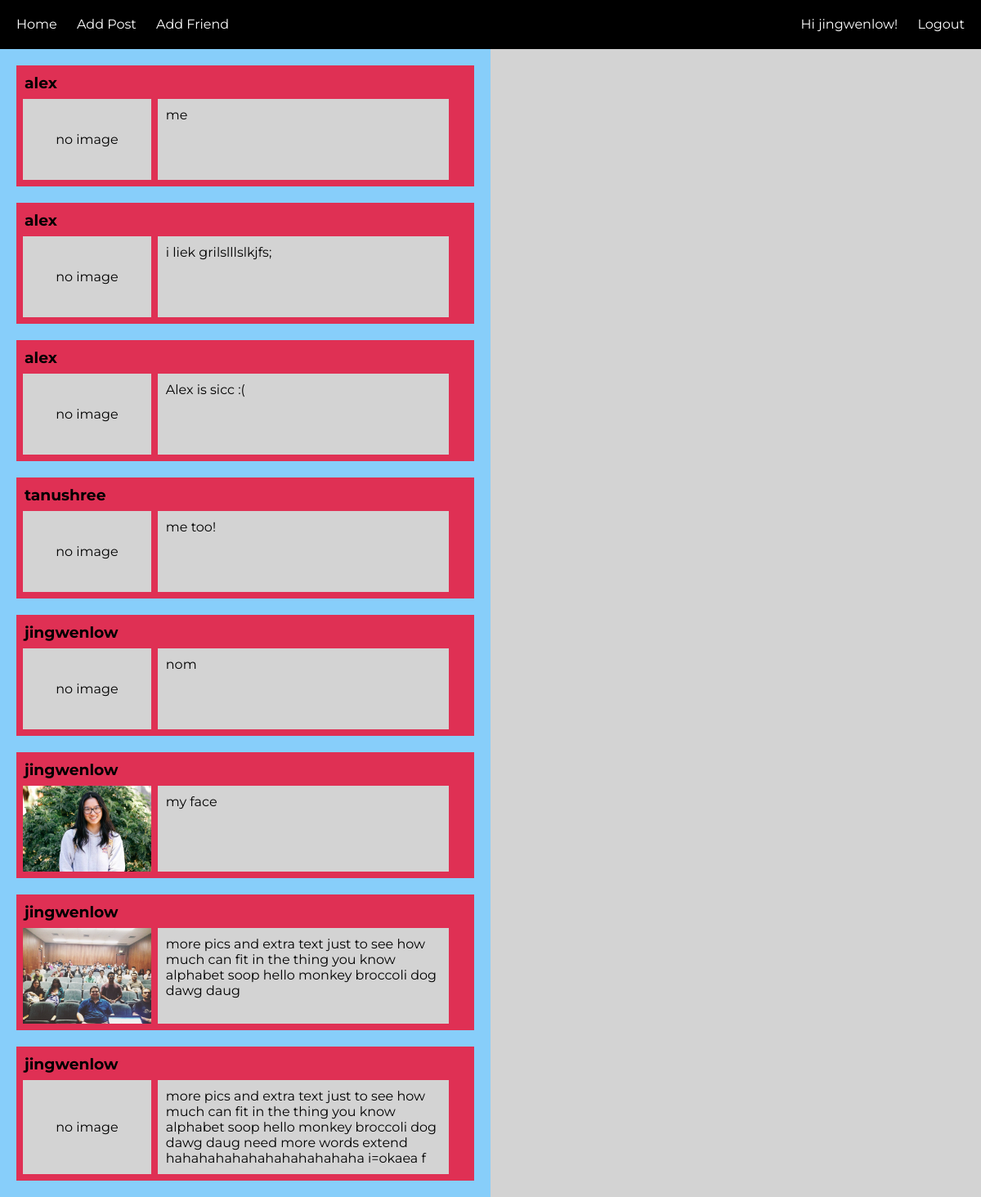
The page /home (signed in) on the database its author committed.
### users/models.py (models this page shows, shortened)
class CustomUser(AbstractUser):
    name = models.CharField(blank=True, max_length=255)

class Post(models.Model):
    post = models.CharField(max_length=500)
    img = models.FileField(upload_to='uploads', null=True, blank=True)
    user = models.ForeignKey(settings.AUTH_USER_MODEL, on_delete=models.PROTECT)
    date = models.DateTimeField(auto_now=True)

### users/views.py (the view)
# urls.py: 2. Add a URL to urlpatterns:  path('', Home.as_view(), name='home')
class Home(TemplateView):
    template_name = 'home.html'
    def get(self, request):
        if request.user.is_authenticated:
            form = AddPost()
            friend = Friend.objects.filter(current_user=request.user) # get current user's friend object
            friends = friend[0].users.all() # get list of friends
            friends_ids = list(friends.values_list('id', flat=True)) # get list of ids of friends
            posts = Post.objects.filter(user__id__in=friends_ids) | Post.objects.filter(user=request.user)
            users = CustomUser.objects.exclude(id=request.user.id)
            args = {'form': form, 'posts': posts, 'users':users}
            return render(request, self.template_name, args)
        else:
            return render(request, self.template_name)

### users/templates/home.html (shortened to what this page needs)
{% extends 'base.html' %}
{% load staticfiles %}
{% block css %}
<link rel="stylesheet" href="{% static 'css/home.css' %}">
{% endblock %}
{% block log %}
  {% if user.is_authenticated %}
    <a class="login" href="{% url 'logout' %}">Logout</a>
  {% else %}
    <a class="login" href="{% url 'login' %}">Login</a>
  {% endif %}
{% endblock %}
{% block content %}
<div class="feed">
  {% if user.is_authenticated %}
    {% for post in posts %}
      <div class="post">
        <div class="name">
          <h3 class="usrnm">{{ post.user.username }}</h3>
        </div>
        <div class="postContent">
          {% if post.img %}
          <div class="pic"><img src="media/{{ post.img }}" width="100%"></div>
          {% else %}
          <div class="pic">no image</div>
          {% endif %}
          <div class="text"><p>{{ post.post }}</p></div>
        </div>
      </div>
    {% endfor %}
  {% else %}
    <p>You are not logged in</p>
    <p>Please log in!</p>
    <a href="{% url 'login' %}">login</a> |
    <a href="{% url 'signup' %}">signup</a>
  {% endif %}
</div>
<div id="quotes" class="quotes">
</div>
{% endblock %}

### users/templates/base.html (shortened to what this page needs)
<!DOCTYPE html>
<html>
<head>
    {% block css %}{% endblock %}
</head>
<body>
  <header>
      <nav>
        <a href="{% url 'home' %}">Home</a>
        <a href="{% url 'addPost' %}">Add Post</a>
        <a href="{% url 'addFriend' %}">Add Friend</a>
      </nav>
      <nav class="log">
        {% if user.is_authenticated %}
          Hi {{ user.username }}!
        {% endif %}
        {% block log %}{% endblock %}
      </nav>
  </header>
  <main>
    {% block content %}
    {% endblock %}
  </main>
</body>
</html>

### users/static/css/home.css (style rules this page uses)
body, html { margin: 0px; padding: 0px; min-height: 100%; font-family: 'Montserrat', sans-serif; }
p { margin: 0px; }
header { background-color: black; color: white; height: 60px; line-height: 60px; display: flex; flex-direction: row; }
nav { flex: 0 0 70%; }
a { color: white; padding-left: 20px; text-decoration: none; }
nav.log { text-align: right; flex: 0 0 30%; }
a.login { padding-right: 20px; }
main { min-height: 100%; display: flex; flex-direction: row; }
div.feed { background-color: lightskyblue; flex: 0 0 50%; }
div.quotes { background-color: lightgrey; flex: 0 0 50%; }
div.post { background-color: #df3054; margin: 20px; margin bottom: 0px; }
h3.usrnm { padding: 10px; padding-bottom: 0px; margin: 0px; }
div.postContent { min-height: 115px; display: flex; flex-direction: row; }
div.pic { background: lightgrey; display: flex; flex: 0 0 28%; margin: 8px; align-items: center; justify-content: center; }
div.text { padding: 10px; margin: 8px; margin-left: 0px; background-color: lightgrey; flex: 0 0 60%; }

### rows shown on the page
CustomUser: username "jingwenlow"
Post: user.username "alex", shows "no image", post "me"
Post: user.username "alex", shows "no image", post "i liek grilslllslkjfs;"
Post: user.username "alex", shows "no image", post "Alex is sicc :("
Post: user.username "tanushree", shows "no image", post "me too!"
Post: user.username "jingwenlow", shows "no image", post "nom"
Post: user.username "jingwenlow", img (picture), post "my face"
Post: user.username "jingwenlow", img (picture), post "more pics and extra text just to see how much can fit in the thing you know alphabet soop hello monkey broccoli dog dawg daug"
Post: user.username "jingwenlow", img "no image", post "more pics and extra text just to see how much can fit in the thing you know alphabet soop hello monkey broccoli dog dawg daug need more words extend hahahahahahahahahahahaha i=okaea f"
